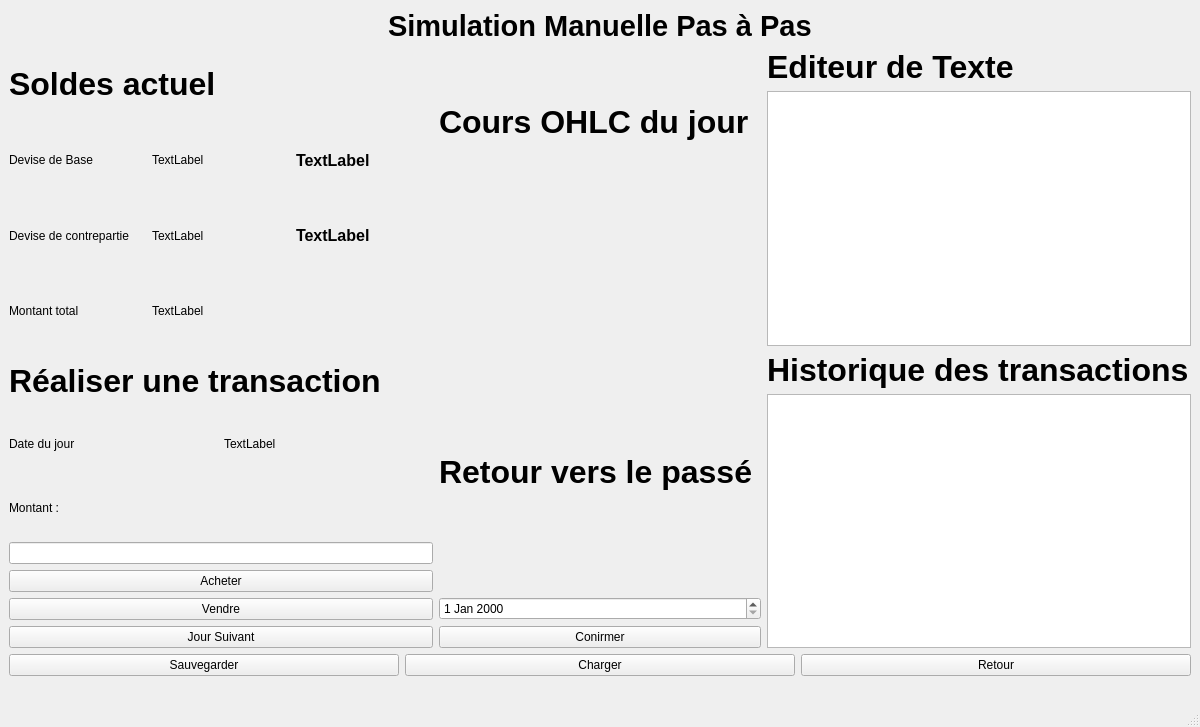
<?xml version="1.0" encoding="UTF-8"?>
<ui version="4.0">
 <class>SimulationManualPaP</class>
 <widget class="QMainWindow" name="SimulationManualPaP">
  <property name="geometry">
   <rect>
    <x>0</x>
    <y>0</y>
    <width>1200</width>
    <height>727</height>
   </rect>
  </property>
  <property name="windowTitle">
   <string>MainWindow</string>
  </property>
  <widget class="QWidget" name="centralwidget">
   <layout class="QVBoxLayout" name="verticalLayout_10">
    <item alignment="Qt::AlignHCenter">
     <widget class="QLabel" name="label">
      <property name="font">
       <font>
        <pointsize>22</pointsize>
        <weight>75</weight>
        <bold>true</bold>
       </font>
      </property>
      <property name="text">
       <string>Simulation Manuelle Pas à Pas</string>
      </property>
     </widget>
    </item>
    <item>
     <layout class="QHBoxLayout" name="horizontalLayout_5">
      <item>
       <layout class="QVBoxLayout" name="verticalLayout_7">
        <item>
         <layout class="QVBoxLayout" name="verticalLayout_6">
          <item>
           <widget class="QLabel" name="label_2">
            <property name="font">
             <font>
              <pointsize>24</pointsize>
              <weight>75</weight>
              <bold>true</bold>
             </font>
            </property>
            <property name="text">
             <string>Soldes actuel</string>
            </property>
           </widget>
          </item>
          <item>
           <layout class="QHBoxLayout" name="horizontalLayout_4">
            <item>
             <widget class="QLabel" name="label_3">
              <property name="text">
               <string>Devise de Base</string>
              </property>
             </widget>
            </item>
            <item>
             <widget class="QLabel" name="label_DBase">
              <property name="text">
               <string>TextLabel</string>
              </property>
             </widget>
            </item>
            <item>
             <widget class="QLabel" name="label_MDBase">
              <property name="font">
               <font>
                <pointsize>12</pointsize>
                <weight>75</weight>
                <bold>true</bold>
               </font>
              </property>
              <property name="text">
               <string>TextLabel</string>
              </property>
             </widget>
            </item>
           </layout>
          </item>
          <item>
           <layout class="QHBoxLayout" name="horizontalLayout_3">
            <item>
             <widget class="QLabel" name="label_6">
              <property name="text">
               <string>Devise de contrepartie</string>
              </property>
             </widget>
            </item>
            <item>
             <widget class="QLabel" name="label_DContrepartie">
              <property name="text">
               <string>TextLabel</string>
              </property>
             </widget>
            </item>
            <item>
             <widget class="QLabel" name="label_MDContrepartie">
              <property name="font">
               <font>
                <pointsize>12</pointsize>
                <weight>75</weight>
                <bold>true</bold>
               </font>
              </property>
              <property name="text">
               <string>TextLabel</string>
              </property>
             </widget>
            </item>
           </layout>
          </item>
          <item>
           <layout class="QHBoxLayout" name="horizontalLayout_2">
            <item>
             <widget class="QLabel" name="label_9">
              <property name="text">
               <string>Montant total</string>
              </property>
             </widget>
            </item>
            <item>
             <widget class="QLabel" name="label_DTotal">
              <property name="text">
               <string>TextLabel</string>
              </property>
             </widget>
            </item>
            <item>
             <widget class="QLabel" name="label_MTotal">
              <property name="font">
               <font>
                <pointsize>12</pointsize>
                <weight>75</weight>
                <bold>true</bold>
               </font>
              </property>
              <property name="text">
               <string/>
              </property>
             </widget>
            </item>
           </layout>
          </item>
         </layout>
        </item>
        <item>
         <layout class="QVBoxLayout" name="verticalLayout_5">
          <item>
           <widget class="QLabel" name="label_12">
            <property name="font">
             <font>
              <pointsize>24</pointsize>
              <weight>75</weight>
              <bold>true</bold>
             </font>
            </property>
            <property name="text">
             <string>Réaliser une transaction</string>
            </property>
           </widget>
          </item>
          <item>
           <layout class="QHBoxLayout" name="horizontalLayout">
            <item>
             <widget class="QLabel" name="label_13">
              <property name="text">
               <string>Date du jour</string>
              </property>
             </widget>
            </item>
            <item>
             <widget class="QLabel" name="label_dateJ">
              <property name="text">
               <string>TextLabel</string>
              </property>
             </widget>
            </item>
           </layout>
          </item>
          <item>
           <widget class="QLabel" name="label_Montant">
            <property name="text">
             <string>Montant : </string>
            </property>
           </widget>
          </item>
          <item>
           <widget class="QLineEdit" name="lineEdit_Montant"/>
          </item>
          <item>
           <widget class="QPushButton" name="pushButton_buy">
            <property name="text">
             <string>Acheter</string>
            </property>
           </widget>
          </item>
          <item>
           <widget class="QPushButton" name="pushButton_sell">
            <property name="text">
             <string>Vendre</string>
            </property>
           </widget>
          </item>
          <item>
           <widget class="QPushButton" name="pushButton_nextDay">
            <property name="text">
             <string>Jour Suivant</string>
            </property>
           </widget>
          </item>
         </layout>
        </item>
       </layout>
      </item>
      <item>
       <layout class="QVBoxLayout" name="verticalLayout_8">
        <item>
         <layout class="QVBoxLayout" name="verticalLayout_4">
          <item>
           <widget class="QLabel" name="label_15">
            <property name="font">
             <font>
              <pointsize>24</pointsize>
              <weight>75</weight>
              <bold>true</bold>
             </font>
            </property>
            <property name="text">
             <string>Cours OHLC du jour </string>
            </property>
           </widget>
          </item>
          <item alignment="Qt::AlignHCenter">
           <widget class="QLabel" name="label_OpenPrice">
            <property name="font">
             <font>
              <pointsize>28</pointsize>
              <weight>75</weight>
              <bold>true</bold>
             </font>
            </property>
            <property name="text">
             <string/>
            </property>
           </widget>
          </item>
         </layout>
        </item>
        <item>
         <layout class="QVBoxLayout" name="verticalLayout_3">
          <item>
           <widget class="QLabel" name="label_17">
            <property name="font">
             <font>
              <pointsize>24</pointsize>
              <weight>75</weight>
              <bold>true</bold>
             </font>
            </property>
            <property name="text">
             <string>Retour vers le passé </string>
            </property>
           </widget>
          </item>
          <item>
           <widget class="QDateEdit" name="dateEdit_back"/>
          </item>
          <item>
           <widget class="QPushButton" name="pushButton_confirm">
            <property name="text">
             <string>Conirmer</string>
            </property>
           </widget>
          </item>
         </layout>
        </item>
       </layout>
      </item>
      <item>
       <layout class="QVBoxLayout" name="verticalLayout_9">
        <item>
         <layout class="QVBoxLayout" name="verticalLayout">
          <item>
           <widget class="QLabel" name="label_19">
            <property name="font">
             <font>
              <pointsize>24</pointsize>
              <weight>75</weight>
              <bold>true</bold>
             </font>
            </property>
            <property name="text">
             <string>Editeur de Texte</string>
            </property>
           </widget>
          </item>
          <item>
           <widget class="QTextEdit" name="textEdit"/>
          </item>
         </layout>
        </item>
        <item>
         <layout class="QVBoxLayout" name="verticalLayout_2">
          <item>
           <widget class="QLabel" name="label_TransactionHistory">
            <property name="font">
             <font>
              <pointsize>24</pointsize>
              <weight>75</weight>
              <bold>true</bold>
             </font>
            </property>
            <property name="text">
             <string>Historique des transactions</string>
            </property>
           </widget>
          </item>
          <item>
           <widget class="QTableWidget" name="tableWidget_history"/>
          </item>
         </layout>
        </item>
       </layout>
      </item>
     </layout>
    </item>
    <item>
     <layout class="QHBoxLayout" name="horizontalLayout_6">
      <item>
       <widget class="QPushButton" name="pushButton_save">
        <property name="text">
         <string>Sauvegarder</string>
        </property>
       </widget>
      </item>
      <item>
       <widget class="QPushButton" name="pushButton_load">
        <property name="text">
         <string>Charger</string>
        </property>
       </widget>
      </item>
      <item>
       <widget class="QPushButton" name="pushButton_cancel">
        <property name="text">
         <string>Retour</string>
        </property>
       </widget>
      </item>
     </layout>
    </item>
    <item>
     <widget class="QLabel" name="label_erreurDate">
      <property name="text">
       <string/>
      </property>
     </widget>
    </item>
   </layout>
  </widget>
  <widget class="QMenuBar" name="menubar">
   <property name="geometry">
    <rect>
     <x>0</x>
     <y>0</y>
     <width>1200</width>
     <height>21</height>
    </rect>
   </property>
  </widget>
  <widget class="QStatusBar" name="statusbar"/>
 </widget>
 <resources/>
 <connections/>
</ui>
